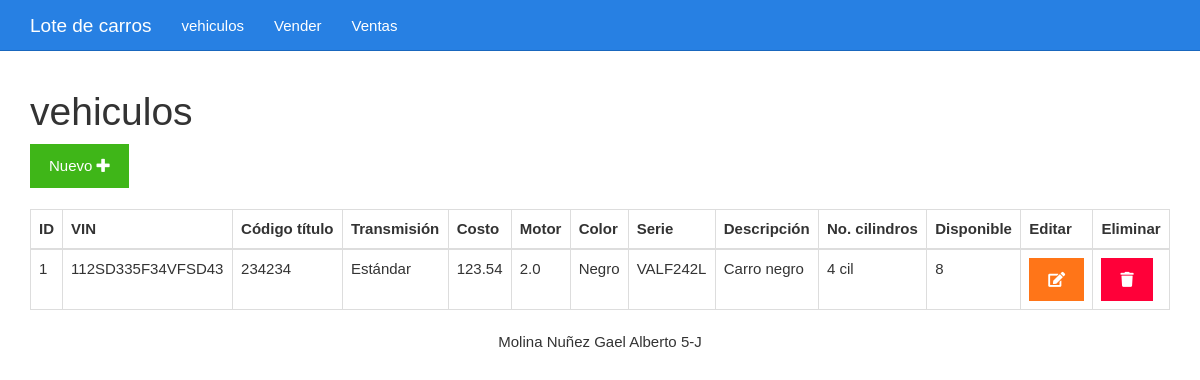
The app's page /listar.php with its own data.
### tables this page shows
CREATE TABLE `vehiculos` (
  `id` int(11) NOT NULL,
  `VIN` varchar(17) NOT NULL,
  `cod_titulo` varchar(20) NOT NULL,
  `transmision` varchar(50) NOT NULL,
  `costo` decimal(10,2) NOT NULL,
  `motor` varchar(50) NOT NULL,
  `color` varchar(50) NOT NULL,
  `serie` varchar(20) NOT NULL,
  `descrip` varchar(150) NOT NULL,
  `no_cil` varchar(10) NOT NULL,
  `disponible` int(11) NOT NULL
);

### listar.php (the view)
<?php include_once "encabezado.php" ?>
<?php
include_once "base_de_datos.php";
$sentencia = $base_de_datos->query("SELECT * FROM  vehiculos;");
$vehiculos = $sentencia->fetchAll(PDO::FETCH_OBJ);
?>
	<div class="col-xs-12">
		<h1>vehiculos</h1>
		<div>
			<a class="btn btn-success" href="./formulario.php">Nuevo <i class="fa fa-plus"></i></a>
		</div>
		<br>
		<table class="table table-bordered">
			<thead>
				<tr>
					<th>ID</th>
					<th>VIN</th>
					<th>Código título</th>
					<th>Transmisión</th>
					<th>Costo</th>
					<th>Motor</th>
					<th>Color</th>
					<th>Serie</th>
					<th>Descripción</th>
					<th>No. cilindros</th>
					<th>Disponible</th>
					<th>Editar</th>
					<th>Eliminar</th>
				</tr>
			</thead>
			<tbody>
				<?php foreach($vehiculos as $vehiculo){ ?>
				<tr>
					<td><?php echo $vehiculo->id ?></td>
					<td><?php echo $vehiculo->VIN ?></td>
					<td><?php echo $vehiculo->cod_titulo ?></td>
					<td><?php echo $vehiculo->transmision ?></td>
					<td><?php echo $vehiculo->costo ?></td>
					<td><?php echo $vehiculo->motor ?></td>
					<td><?php echo $vehiculo->color ?></td>
					<td><?php echo $vehiculo->serie ?></td>
					<td><?php echo $vehiculo->descrip ?></td>
					<td><?php echo $vehiculo->no_cil ?></td>
					<td><?php echo $vehiculo->disponible ?></td>
					<td><a class="btn btn-warning" href="<?php echo "editar.php?id=" . $vehiculo->id?>"><i class="fa fa-edit"></i></a></td>
					<td><a class="btn btn-danger" href="<?php echo "eliminar.php?id=" . $vehiculo->id?>"><i class="fa fa-trash"></i></a></td>
				</tr>
				<?php } ?>
			</tbody>
		</table>
	</div>
<?php include_once "pie.php" ?>

### css/estilo.css (style rules this page uses)
body { padding-top: 70px; }

### records on screen
vehiculos: id "1", VIN "112SD335F34VFSD43", cod_titulo "234234", transmision "Estándar", costo "123.54", motor "2.0", color "Negro", serie "VALF242L", descrip "Carro negro", no_cil "4 cil", disponible "8"
